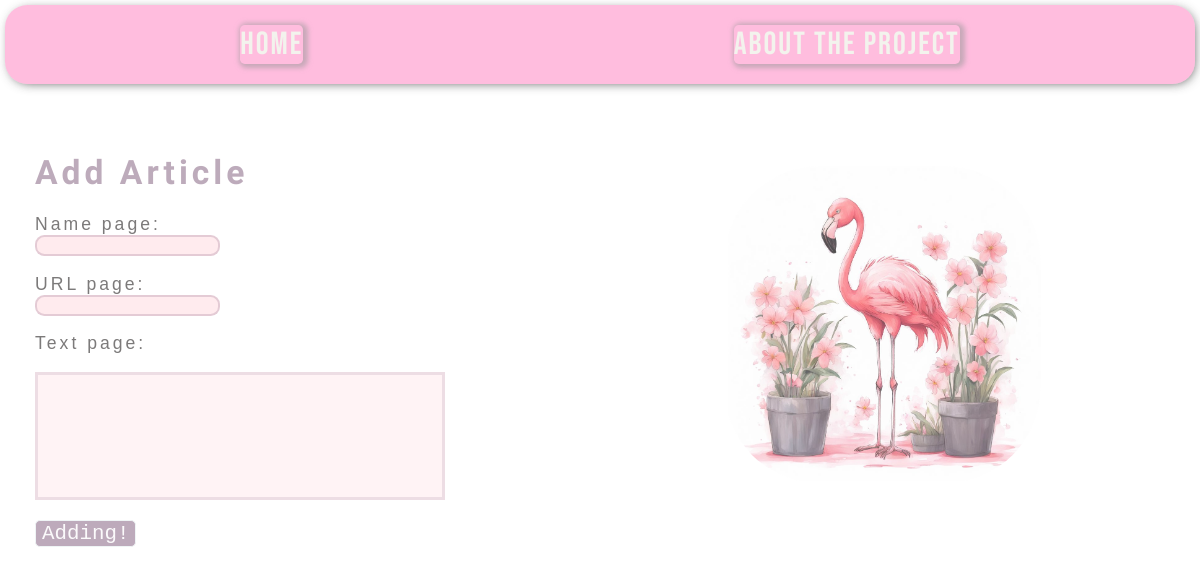
The app's page /add_post, older data.
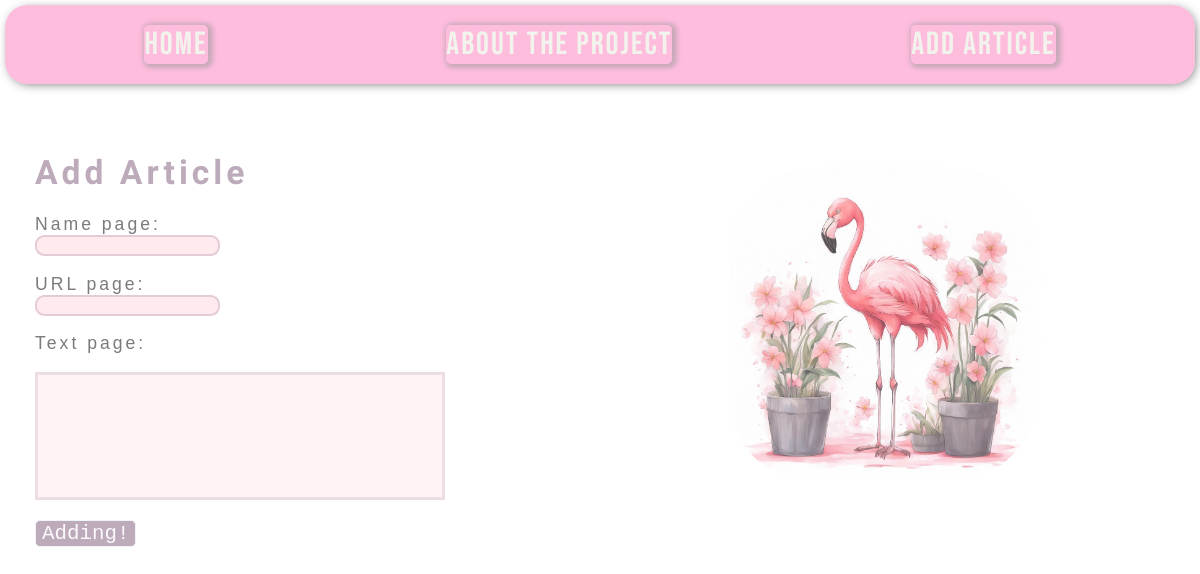
The same page, newer data.
### tables this page shows
CREATE TABLE mainmenu(
id INTEGER PRIMARY KEY AUTOINCREMENT,
title TEXT NOT NULL,
url TEXT NOT NULL
);

### flaskos/flaskio.py (the view, shortened to what this page needs)
@app.route("/add_post", methods=["POST", "GET"])
def add_post():
    db = get_db()
    dbase = FlaskoDB(db)
    return render_template("add_post.html", title="Add Article", menu=dbase.get_menu())

### flaskos/flaskio.py (called while the page is built)
def connect_bd():
    con = sqlite3.connect(app.config['DATABASE'])
    con.row_factory = sqlite3.Row
    return con

def get_db():
    if not hasattr(g, 'link_db'):
        g.link_db = connect_bd()
    return g.link_db

### flaskos/flskDB.py (called while the page is built)
    def get_menu(self):
        sql = "SELECT * FROM mainmenu"
        try:
            self.__cur.execute(sql)
            res = self.__cur.fetchall()
            return res if res else []
        except sqlite3.Error as e:
            print("Ошибка чтения из БД" + str(e))
            return []

### flaskos/templates/add_post.html (shortened to what this page needs)
{% extends 'base.html' %}
{% block content %}
{{ super() }}
<div class="flamingo">
<img src="{{ url_for('static', filename='images/kandinsky-download-1701115136499.png') }}" alt="flamingo">
</div>
<form action="{{ url_for('add_post') }}" method="post">
    <p class="iput"> Name page:<input type="text" name="name" required></p>
    <p class="iput"> URL page: <input type="text" name="url" required> </p>
    <p class="iput"> Text page:</p>
    <p><textarea name="post" cols="30" rows="10"></textarea></p>
    <p><input type="submit" value="Adding!"></p>
</form>
{% endblock %}

### flaskos/templates/base.html (shortened to what this page needs)
<!DOCTYPE html>
<html lang="en">
<head>
    <link rel="stylesheet" href="{{ url_for('static', filename='CSS/style.css') }}">
</head>
<body>
{% block content %}
{% block menu %}
<ul class="menu">
    {% for m in menu %}
    <li>
        <a href="{{ m.url }}">{{ m.title }}</a>
    </li>
    {% endfor %}
</ul>
{% endblock %}
<div class="content">
    <h1>{{ title }}</h1>
    {% endblock %}
</div>
</body>
</html>

### flaskos/static/CSS/style.css (style rules this page uses)
body { background: rgba(248, 223, 244, 0.682); margin: 0; padding: 5px; max-width: 100%; background: url(https://images.unsplash.com/photo-1485841890310-6a055c88698a?q=80&w=2670&auto=format&fit=crop&ixlib=rb-4.0.3&ixid=M3wxMjA3fDB8MHxwaG90by1wYWdlfHx8fGVufDB8fHx8fA%3D%3D) no-repeat center center fixed; background-size: cover; cursor: pointer; height: 100vh; margin: 0; }
h1 { color: rgba(63, 8, 56, 0.34); font-family: 'Yeseva One', sans-serif; letter-spacing: 4px; font-weight: bold; font-size: 2.1rem; }
.menu a { color: rgba(243, 243, 237, 1); font-size: 2rem; font-family: 'Bebas Neue', sans-serif; letter-spacing: 2px; text-decoration: none; box-shadow: 2px 1px 5px 3px rgba(154, 152, 154, 0.556); border-radius: 0.3rem; transition: color 0.3s linear; }
.menu { display: flex; justify-content: space-around; list-style: none; background: rgba(255, 105, 180, 0.44); box-shadow: 2px 2px 11px -3px rgba(67, 67, 67, 0.888); padding: 20px; border-radius: 1.4rem; margin-top: 0%; }
.content { max-width: 100%; margin: 0 auto; padding: 30px; }
textarea { border: 3px solid rgba(63, 8, 56, 0.09); background: rgba(255, 182, 193, 0.17); color: rgb(90, 6, 141); width: 400px; height: 118px; resize: none; }
p input[type="submit"] { background: rgba(63, 8, 56, 0.34); color: rgba(255, 255, 255, 0.938); border-radius: 0.3rem; font-size: 1.6em; font-family: monospace; border: 1px solid color(display-p3 0.941 0.957 0.961); transition: background-color 0.3s linear, color 0.3s ease,transform 0.3s ease-in-out; }
p > input { display: block; border-radius: 0.7em; border: 2px solid rgba(63, 8, 56, 0.14); background: rgba(255, 182, 193, 0.27); }
.iput { font-family: 'Alegreya Sans SC', sans-serif; font-size: 1.1em; color: rgb(124, 122, 122); letter-spacing: 3px; }
.flamingo { position: absolute; top: 20%; left: 60%; }
.flamingo img { width: 66%; height: auto; border-radius: 100px; opacity: 0.7; border: 4px solid rgba(255, 255, 255, 0.32); transform: scaleX(-1); }

Row changes from the older to the newer data that the page shows:
added mainmenu: title "Add Article"
Text that changed along with them:
{{ title }}: "Add Article" → (not shown)
